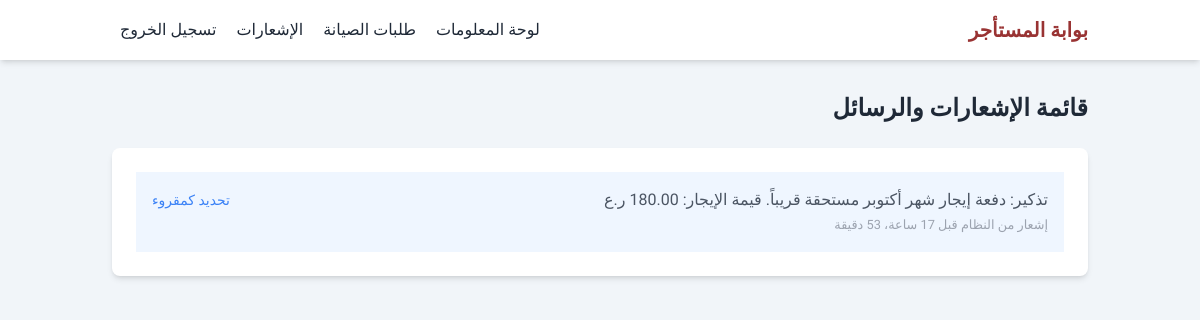
Before: /ar/notifications/ (signed in) with the older database file.
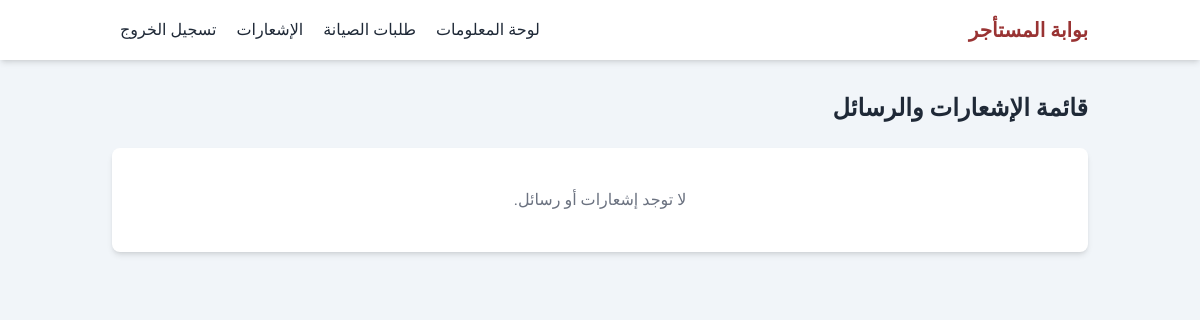
After: the same page with the newer database file.
### dashboard/models.py (models this page shows, shortened)
class Notification(models.Model):
    user = models.ForeignKey(User, on_delete=models.CASCADE, related_name='notifications', verbose_name=_("المستخدم"))
    message = models.TextField(_("الرسالة"))
    read = models.BooleanField(_("مقروءة"), default=False)
    timestamp = models.DateTimeField(_("الوقت"), auto_now_add=True)
    sent_by = models.ForeignKey(User, on_delete=models.SET_NULL, null=True, blank=True, related_name='sent_notifications', verbose_name=_("مرسل من"))
    class Meta:
        verbose_name = _("إشعار")
        verbose_name_plural = _("الإشعارات")
        ordering = ['-timestamp']

### portal/views.py (the view)
# urls.py: path('notifications/', NotificationListView.as_view(), name='notification_list'),
class NotificationListView(LoginRequiredMixin, ListView):
    model = Notification
    template_name = 'portal/notification_list.html'
    context_object_name = 'notifications'
    def get_queryset(self):
        return Notification.objects.filter(user=self.request.user).order_by('-timestamp')

### dashboard/context_processors.py (called while the page is built)
def company_details(request):
  return {'company': Company.load()}

### dashboard/models.py (called while the page is built)
    def save(self, *args, **kwargs):
        self.pk = 1
        super(Company, self).save(*args, **kwargs)

    @classmethod
    def load(cls):
        obj, created = cls.objects.get_or_create(pk=1)
        return obj

### portal/templates/portal/notification_list.html (shortened to what this page needs)
{% extends 'portal/base.html' %}
{% load i18n %}
{% block content %}
<h2 class="text-2xl font-bold mb-6">{% trans "قائمة الإشعارات والرسائل" %}</h2>
<div class="bg-white p-6 rounded-lg shadow-md">
    <ul class="divide-y divide-gray-200">
        {% for notification in notifications %}
        <li class="p-4 {% if not notification.read %}bg-blue-50{% endif %}">
            <div class="flex justify-between items-center">
                <p class="text-gray-600">{{ notification.message }}</p>
                {% if not notification.read %}
                <a href="{% url 'notification_mark_read' notification.pk %}" class="text-sm text-blue-500">{% trans "تحديد كمقروء" %}</a>
                {% endif %}
            </div>
            <small class="text-gray-400">
            </small>
        </li>
        {% empty %}
        <li class="p-4 text-center text-gray-500">{% trans "لا توجد إشعارات أو رسائل." %}</li>
        {% endfor %}
    </ul>
</div>
{% endblock %}

### portal/templates/portal/base.html (shortened to what this page needs)
{% load i18n %}
<!DOCTYPE html>
<html lang="{{ LANGUAGE_CODE }}" dir="{% if LANGUAGE_CODE == 'ar' %}rtl{% else %}ltr{% endif %}">
<head>
    <script src="https://cdn.tailwindcss.com"></script>
</head>
<body class="text-gray-800">
    <header class="bg-white shadow-md">
        <nav class="container mx-auto px-6 py-4 flex justify-between items-center">
            <h1 class="text-xl font-bold text-[#993333]">{% trans "بوابة المستأجر" %}</h1>
            <div>
                {% if user.is_authenticated %}
                <a href="{% url 'portal_dashboard' %}" class="mx-2 hover:text-[#993333]">{% trans "لوحة المعلومات" %}</a>
                <a href="{% url 'maintenance_list' %}" class="mx-2 hover:text-[#993333]">{% trans "طلبات الصيانة" %}</a>
                <a href="{% url 'notification_list' %}" class="mx-2 hover:text-[#993333] relative inline-block">
                    {% trans "الإشعارات" %}
                </a>
                <form method="post" action="{% url 'logout' %}" class="inline-block mx-2">{% csrf_token %}<button type="submit">{% trans "تسجيل الخروج" %}</button></form>
                {% endif %}
            </div>
        </nav>
    </header>
    <main class="container mx-auto px-6 py-8">
        {% block content %}{% endblock %}
    </main>
</body>
</html>

### portal/templates/portal/base.html (style rules this page uses)
body { font-family: 'Tajawal', sans-serif; background-color: #f1f5f9; }

Changed rows visible on the page:
removed Notification: message "تذكير: دفعة إيجار شهر أكتوبر مستحقة قريباً. قيمة الإيجار: 180.00 ر.ع"
Other visible differences:
text now shown: "لا توجد إشعارات أو رسائل."
